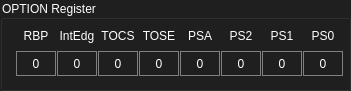
   <widget class="QGroupBox" name="groupBox_6">
    <property name="geometry">
     <rect>
      <x>320</x>
      <y>110</y>
      <width>351</width>
      <height>91</height>
     </rect>
    </property>
    <property name="styleSheet">
     <string notr="true">QGroupBox {
	color : white;
	background-color: rgb(31, 31, 31);
}</string>
    </property>
    <property name="title">
     <string>OPTION Register</string>
    </property>
    <widget class="QWidget" name="gridLayoutWidget_6">
     <property name="geometry">
      <rect>
       <x>15</x>
       <y>20</y>
       <width>332</width>
       <height>61</height>
      </rect>
     </property>
     <layout class="QGridLayout" name="gridLayout_6">
      <property name="leftMargin">
       <number>0</number>
      </property>
      <property name="spacing">
       <number>0</number>
      </property>
      <item row="0" column="8">
       <widget class="QLabel" name="label_72">
        <property name="sizePolicy">
         <sizepolicy hsizetype="Fixed" vsizetype="Fixed">
          <horstretch>0</horstretch>
          <verstretch>0</verstretch>
         </sizepolicy>
        </property>
        <property name="minimumSize">
         <size>
          <width>40</width>
          <height>25</height>
         </size>
        </property>
        <property name="maximumSize">
         <size>
          <width>40</width>
          <height>25</height>
         </size>
        </property>
        <property name="layoutDirection">
         <enum>Qt::LeftToRight</enum>
        </property>
        <property name="styleSheet">
         <string notr="true">
color: white; 
</string>
        </property>
        <property name="text">
         <string>PS0</string>
        </property>
        <property name="alignment">
         <set>Qt::AlignCenter</set>
        </property>
       </widget>
      </item>
      <item row="0" column="3">
       <widget class="QLabel" name="label_67">
        <property name="sizePolicy">
         <sizepolicy hsizetype="Fixed" vsizetype="Fixed">
          <horstretch>0</horstretch>
          <verstretch>0</verstretch>
         </sizepolicy>
        </property>
        <property name="minimumSize">
         <size>
          <width>40</width>
          <height>25</height>
         </size>
        </property>
        <property name="maximumSize">
         <size>
          <width>40</width>
          <height>25</height>
         </size>
        </property>
        <property name="layoutDirection">
         <enum>Qt::LeftToRight</enum>
        </property>
        <property name="styleSheet">
         <string notr="true">
color: white; 
</string>
        </property>
        <property name="text">
         <string>TOCS</string>
        </property>
        <property name="alignment">
         <set>Qt::AlignCenter</set>
        </property>
       </widget>
      </item>
      <item row="0" column="6">
       <widget class="QLabel" name="label_70">
        <property name="sizePolicy">
         <sizepolicy hsizetype="Fixed" vsizetype="Fixed">
          <horstretch>0</horstretch>
          <verstretch>0</verstretch>
         </sizepolicy>
        </property>
        <property name="minimumSize">
         <size>
          <width>40</width>
          <height>25</height>
         </size>
        </property>
        <property name="maximumSize">
         <size>
          <width>40</width>
          <height>25</height>
         </size>
        </property>
        <property name="layoutDirection">
         <enum>Qt::LeftToRight</enum>
        </property>
        <property name="styleSheet">
         <string notr="true">
color: white; 
</string>
        </property>
        <property name="text">
         <string>PS2</string>
        </property>
        <property name="alignment">
         <set>Qt::AlignCenter</set>
        </property>
       </widget>
      </item>
      <item row="0" column="1">
       <widget class="QLabel" name="label_65">
        <property name="sizePolicy">
         <sizepolicy hsizetype="Fixed" vsizetype="Fixed">
          <horstretch>0</horstretch>
          <verstretch>0</verstretch>
         </sizepolicy>
        </property>
        <property name="minimumSize">
         <size>
          <width>40</width>
          <height>25</height>
         </size>
        </property>
        <property name="maximumSize">
         <size>
          <width>40</width>
          <height>25</height>
         </size>
        </property>
        <property name="layoutDirection">
         <enum>Qt::LeftToRight</enum>
        </property>
        <property name="styleSheet">
         <string notr="true">
color: white; 
</string>
        </property>
        <property name="text">
         <string>RBP</string>
        </property>
        <property name="alignment">
         <set>Qt::AlignCenter</set>
        </property>
       </widget>
      </item>
      <item row="0" column="4">
       <widget class="QLabel" name="label_68">
        <property name="sizePolicy">
         <sizepolicy hsizetype="Fixed" vsizetype="Fixed">
          <horstretch>0</horstretch>
          <verstretch>0</verstretch>
         </sizepolicy>
        </property>
        <property name="minimumSize">
         <size>
          <width>40</width>
          <height>25</height>
         </size>
        </property>
        <property name="maximumSize">
         <size>
          <width>40</width>
          <height>25</height>
         </size>
        </property>
        <property name="layoutDirection">
         <enum>Qt::LeftToRight</enum>
        </property>
        <property name="styleSheet">
         <string notr="true">
color: white; 
</string>
        </property>
        <property name="text">
         <string>TOSE</string>
        </property>
        <property name="alignment">
         <set>Qt::AlignCenter</set>
        </property>
       </widget>
      </item>
      <item row="0" column="7">
       <widget class="QLabel" name="label_71">
        <property name="sizePolicy">
         <sizepolicy hsizetype="Fixed" vsizetype="Fixed">
          <horstretch>0</horstretch>
          <verstretch>0</verstretch>
         </sizepolicy>
        </property>
        <property name="minimumSize">
         <size>
          <width>40</width>
          <height>25</height>
         </size>
        </property>
        <property name="maximumSize">
         <size>
          <width>40</width>
          <height>25</height>
         </size>
        </property>
        <property name="layoutDirection">
         <enum>Qt::LeftToRight</enum>
        </property>
        <property name="styleSheet">
         <string notr="true">
color: white; 
</string>
        </property>
        <property name="text">
         <string>PS1</string>
        </property>
        <property name="alignment">
         <set>Qt::AlignCenter</set>
        </property>
       </widget>
      </item>
      <item row="0" column="5">
       <widget class="QLabel" name="label_69">
        <property name="sizePolicy">
         <sizepolicy hsizetype="Fixed" vsizetype="Fixed">
          <horstretch>0</horstretch>
          <verstretch>0</verstretch>
         </sizepolicy>
        </property>
        <property name="minimumSize">
         <size>
          <width>40</width>
          <height>25</height>
         </size>
        </property>
        <property name="maximumSize">
         <size>
          <width>40</width>
          <height>25</height>
         </size>
        </property>
        <property name="layoutDirection">
         <enum>Qt::LeftToRight</enum>
        </property>
        <property name="styleSheet">
         <string notr="true">
color: white; 
</string>
        </property>
        <property name="text">
         <string>PSA</string>
        </property>
        <property name="alignment">
         <set>Qt::AlignCenter</set>
        </property>
       </widget>
      </item>
      <item row="0" column="2">
       <widget class="QLabel" name="label_66">
        <property name="sizePolicy">
         <sizepolicy hsizetype="Fixed" vsizetype="Fixed">
          <horstretch>0</horstretch>
          <verstretch>0</verstretch>
         </sizepolicy>
        </property>
        <property name="minimumSize">
         <size>
          <width>40</width>
          <height>25</height>
         </size>
        </property>
        <property name="maximumSize">
         <size>
          <width>40</width>
          <height>25</height>
         </size>
        </property>
        <property name="layoutDirection">
         <enum>Qt::LeftToRight</enum>
        </property>
        <property name="styleSheet">
         <string notr="true">
color: white; 
</string>
        </property>
        <property name="text">
         <string>IntEdg</string>
        </property>
        <property name="alignment">
         <set>Qt::AlignCenter</set>
        </property>
       </widget>
      </item>
      <item row="2" column="1">
       <widget class="QPushButton" name="pushButton_264">
        <property name="sizePolicy">
         <sizepolicy hsizetype="Fixed" vsizetype="Fixed">
          <horstretch>0</horstretch>
          <verstretch>0</verstretch>
         </sizepolicy>
        </property>
        <property name="minimumSize">
         <size>
          <width>40</width>
          <height>25</height>
         </size>
        </property>
        <property name="maximumSize">
         <size>
          <width>40</width>
          <height>25</height>
         </size>
        </property>
        <property name="styleSheet">
         <string notr="true">QPushButton {
   border: 1px solid gray;
  color: white; 
}
QPushButton:hover {
    background-color: rgb(74, 74, 74);
}
QPushButton:pressed {
    background-color: qlineargradient(x1: 0, y1: 0, x2: 0, y2: 1,
                                      stop: 0 #dadbde, stop: 1 #444444);
}</string>
        </property>
        <property name="text">
         <string>0</string>
        </property>
       </widget>
      </item>
      <item row="2" column="3">
       <widget class="QPushButton" name="pushButton_266">
        <property name="sizePolicy">
         <sizepolicy hsizetype="Fixed" vsizetype="Fixed">
          <horstretch>0</horstretch>
          <verstretch>0</verstretch>
         </sizepolicy>
        </property>
        <property name="minimumSize">
         <size>
          <width>40</width>
          <height>25</height>
         </size>
        </property>
        <property name="maximumSize">
         <size>
          <width>40</width>
          <height>25</height>
         </size>
        </property>
        <property name="styleSheet">
         <string notr="true">QPushButton {
   border: 1px solid gray;
  color: white; 
}
QPushButton:hover {
    background-color: rgb(74, 74, 74);
}
QPushButton:pressed {
    background-color: qlineargradient(x1: 0, y1: 0, x2: 0, y2: 1,
                                      stop: 0 #dadbde, stop: 1 #444444);
}</string>
        </property>
        <property name="text">
         <string>0</string>
        </property>
       </widget>
      </item>
      <item row="2" column="2">
       <widget class="QPushButton" name="pushButton_265">
        <property name="sizePolicy">
         <sizepolicy hsizetype="Fixed" vsizetype="Fixed">
          <horstretch>0</horstretch>
          <verstretch>0</verstretch>
         </sizepolicy>
        </property>
        <property name="minimumSize">
         <size>
          <width>40</width>
          <height>25</height>
         </size>
        </property>
        <property name="maximumSize">
         <size>
          <width>40</width>
          <height>25</height>
         </size>
        </property>
        <property name="styleSheet">
         <string notr="true">QPushButton {
   border: 1px solid gray;
  color: white; 
}
QPushButton:hover {
    background-color: rgb(74, 74, 74);
}
QPushButton:pressed {
    background-color: qlineargradient(x1: 0, y1: 0, x2: 0, y2: 1,
                                      stop: 0 #dadbde, stop: 1 #444444);
}</string>
        </property>
        <property name="text">
         <string>0</string>
        </property>
       </widget>
      </item>
      <item row="2" column="4">
       <widget class="QPushButton" name="pushButton_267">
        <property name="sizePolicy">
         <sizepolicy hsizetype="Fixed" vsizetype="Fixed">
          <horstretch>0</horstretch>
          <verstretch>0</verstretch>
         </sizepolicy>
        </property>
        <property name="minimumSize">
         <size>
          <width>40</width>
          <height>25</height>
         </size>
        </property>
        <property name="maximumSize">
         <size>
          <width>40</width>
          <height>25</height>
         </size>
        </property>
        <property name="styleSheet">
         <string notr="true">QPushButton {
   border: 1px solid gray;
  color: white; 
}
QPushButton:hover {
    background-color: rgb(74, 74, 74);
}
QPushButton:pressed {
    background-color: qlineargradient(x1: 0, y1: 0, x2: 0, y2: 1,
                                      stop: 0 #dadbde, stop: 1 #444444);
}</string>
        </property>
        <property name="text">
         <string>0</string>
        </property>
       </widget>
      </item>
      <item row="2" column="5">
       <widget class="QPushButton" name="pushButton_268">
        <property name="sizePolicy">
         <sizepolicy hsizetype="Fixed" vsizetype="Fixed">
          <horstretch>0</horstretch>
          <verstretch>0</verstretch>
         </sizepolicy>
        </property>
        <property name="minimumSize">
         <size>
          <width>40</width>
          <height>25</height>
         </size>
        </property>
        <property name="maximumSize">
         <size>
          <width>40</width>
          <height>25</height>
         </size>
        </property>
        <property name="styleSheet">
         <string notr="true">QPushButton {
   border: 1px solid gray;
  color: white; 
}
QPushButton:hover {
    background-color: rgb(74, 74, 74);
}
QPushButton:pressed {
    background-color: qlineargradient(x1: 0, y1: 0, x2: 0, y2: 1,
                                      stop: 0 #dadbde, stop: 1 #444444);
}</string>
        </property>
        <property name="text">
         <string>0</string>
        </property>
       </widget>
      </item>
      <item row="2" column="6">
       <widget class="QPushButton" name="pushButton_269">
        <property name="sizePolicy">
         <sizepolicy hsizetype="Fixed" vsizetype="Fixed">
          <horstretch>0</horstretch>
          <verstretch>0</verstretch>
         </sizepolicy>
        </property>
        <property name="minimumSize">
         <size>
          <width>40</width>
          <height>25</height>
         </size>
        </property>
        <property name="maximumSize">
         <size>
          <width>40</width>
          <height>25</height>
         </size>
        </property>
        <property name="styleSheet">
         <string notr="true">QPushButton {
   border: 1px solid gray;
  color: white; 
}
QPushButton:hover {
    background-color: rgb(74, 74, 74);
}
QPushButton:pressed {
    background-color: qlineargradient(x1: 0, y1: 0, x2: 0, y2: 1,
                                      stop: 0 #dadbde, stop: 1 #444444);
}</string>
        </property>
        <property name="text">
         <string>0</string>
        </property>
       </widget>
      </item>
      <item row="2" column="7">
       <widget class="QPushButton" name="pushButton_270">
        <property name="sizePolicy">
         <sizepolicy hsizetype="Fixed" vsizetype="Fixed">
          <horstretch>0</horstretch>
          <verstretch>0</verstretch>
         </sizepolicy>
        </property>
        <property name="minimumSize">
         <size>
          <width>40</width>
          <height>25</height>
         </size>
        </property>
        <property name="maximumSize">
         <size>
          <width>40</width>
          <height>25</height>
         </size>
        </property>
        <property name="styleSheet">
         <string notr="true">QPushButton {
   border: 1px solid gray;
  color: white; 
}
QPushButton:hover {
    background-color: rgb(74, 74, 74);
}
QPushButton:pressed {
    background-color: qlineargradient(x1: 0, y1: 0, x2: 0, y2: 1,
                                      stop: 0 #dadbde, stop: 1 #444444);
}</string>
        </property>
        <property name="text">
         <string>0</string>
        </property>
       </widget>
      </item>
      <item row="2" column="8">
       <widget class="QPushButton" name="pushButton_271">
        <property name="sizePolicy">
         <sizepolicy hsizetype="Fixed" vsizetype="Fixed">
          <horstretch>0</horstretch>
          <verstretch>0</verstretch>
         </sizepolicy>
        </property>
        <property name="minimumSize">
         <size>
          <width>40</width>
          <height>25</height>
         </size>
        </property>
        <property name="maximumSize">
         <size>
          <width>40</width>
          <height>25</height>
         </size>
        </property>
        <property name="styleSheet">
         <string notr="true">QPushButton {
   border: 1px solid gray;
  color: white; 
}
QPushButton:hover {
    background-color: rgb(74, 74, 74);
}
QPushButton:pressed {
    background-color: qlineargradient(x1: 0, y1: 0, x2: 0, y2: 1,
                                      stop: 0 #dadbde, stop: 1 #444444);
}</string>
        </property>
        <property name="text">
         <string>0</string>
        </property>
       </widget>
      </item>
     </layout>
    </widget>
   </widget>
